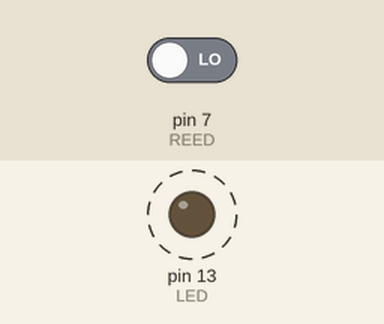
This sketch was run on a simulated Arduino Uno, built with avr-gcc and run on an emulated ATmega328P. Parts: output pins drawn as LEDs (lit = HIGH). Dashed ring = blinking. The inputs (shaded band) are chosen by the test bench; at power-on: pin 7 (REED) LOW. No radio packets arrive unless stated.

Above: at 1.9 s.
2.0 s: pin 7 (REED) driven HIGH
At 2.5 s:
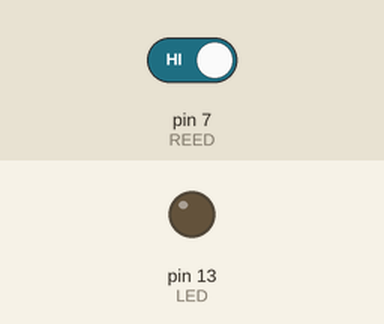
3.5 s: pin 7 (REED) driven LOW
At 3.9 s:
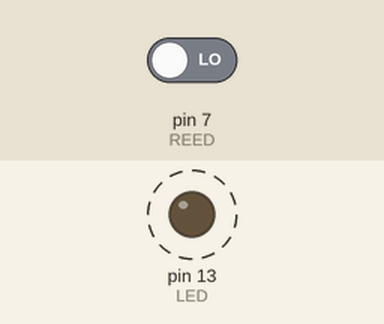
Timing chart, 0 to 12.7 s (numbered marks = the images above; inputs shaded):
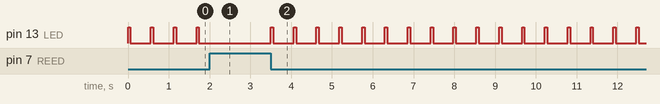

The sketch:

SafeSensor.ino
```cpp
// (licence header left out)
#include <VirtualWire.h>

const int TX_DIO_Pin = 2; //433 MHz Send data
const int LED = 13; // LED connected to digital pin 13
const int REED = 7; // Reed Switch connected to digital pin 7
int rSwitch = 0;          // Default state for Reed Switch
int someData = 1101;    //Default value

void setup()
{
  pinMode(LED, OUTPUT); // sets the digital
                        // pin as output
  pinMode(REED, INPUT); // and BUTTON is an input

  vw_set_tx_pin(TX_DIO_Pin); // Set 433 MHz Pin

  vw_set_ptt_inverted(true); // Set transmit logic level

  vw_setup(2000); // Transmit at 2000 Bps

}

void loop()
{
  byte TxBuffer[2]; // Transmit Buffer
  TxBuffer[0] = someData >> 8;
  TxBuffer[1] = someData;
  rSwitch = digitalRead(REED); // read input value and store it
  // check whether the input is HIGH (switch engaged)
  if (rSwitch == HIGH) {  //if switch is engaged, do nothing
  digitalWrite(LED, LOW); // turns the LED off
} else {
  digitalWrite(LED, HIGH);// turns the LED on
  vw_send((byte *)TxBuffer, 2);//data send
  vw_wait_tx();//wait for send
  digitalWrite(LED, LOW);// turns the LED off
  delay(500);
  }
}
```

Measured:
- after the input at 2.0 s, pin 13 (LED): stops changing and stays LOW
- after the input at 3.5 s, pin 13 (LED): alternates HIGH for 0.06 s and LOW for 0.50 s, starting at once
- by itself, pin 13 (LED): alternates HIGH for 0.06 s and LOW for 0.50 s
